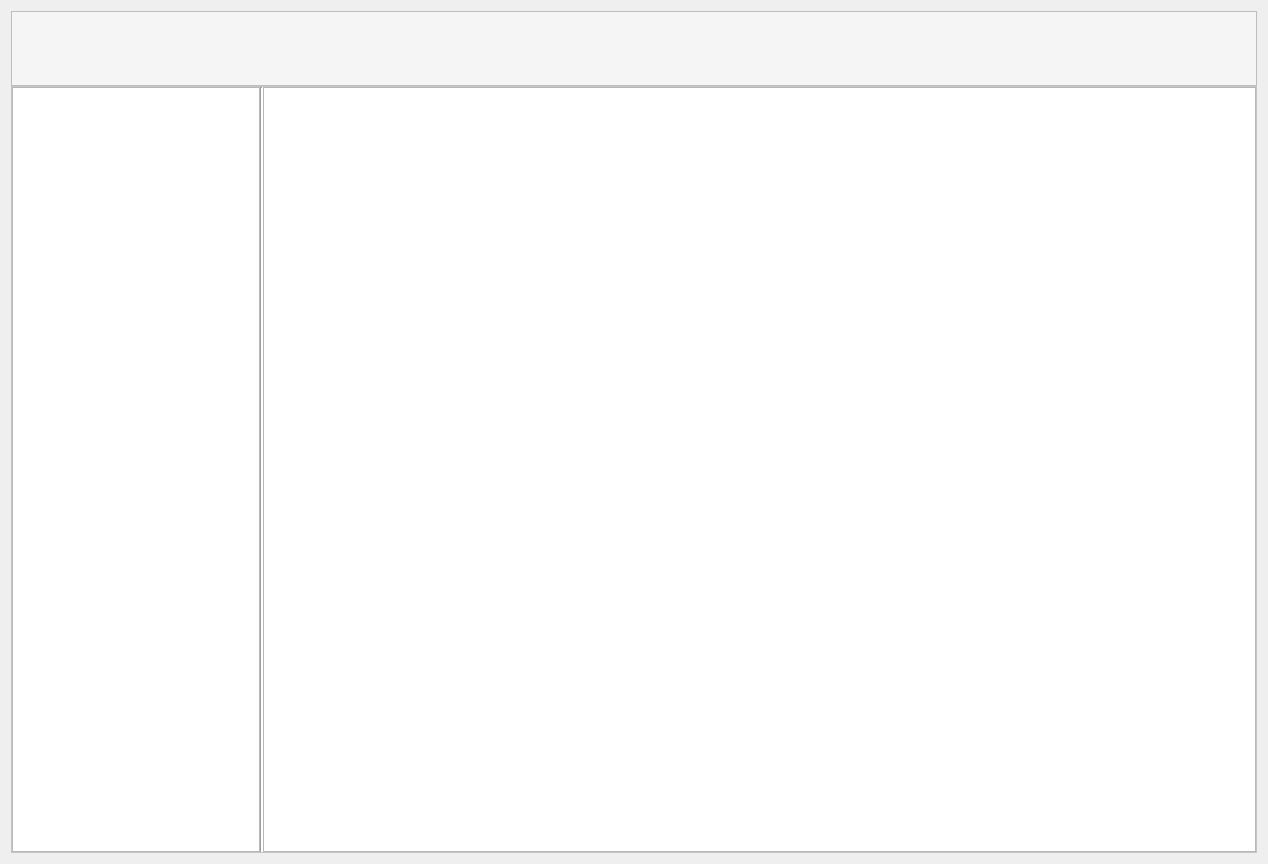
<?xml version="1.0" encoding="UTF-8"?>
<ui version="4.0">
 <class>MainWindow</class>
 <widget class="QMainWindow" name="MainWindow">
  <property name="geometry">
   <rect>
    <x>0</x>
    <y>0</y>
    <width>1268</width>
    <height>864</height>
   </rect>
  </property>
  <property name="windowTitle">
   <string>MainWindow</string>
  </property>
  <widget class="QWidget" name="centralwidget">
   <property name="styleSheet">
    <string notr="true">QFrame#frame_2{
	background-color: rgb(255, 255, 255);
}</string>
   </property>
   <layout class="QVBoxLayout" name="verticalLayout">
    <property name="spacing">
     <number>0</number>
    </property>
    <property name="leftMargin">
     <number>11</number>
    </property>
    <property name="topMargin">
     <number>11</number>
    </property>
    <property name="rightMargin">
     <number>11</number>
    </property>
    <property name="bottomMargin">
     <number>11</number>
    </property>
    <item>
     <widget class="QFrame" name="frame">
      <property name="sizePolicy">
       <sizepolicy hsizetype="Preferred" vsizetype="Maximum">
        <horstretch>0</horstretch>
        <verstretch>1</verstretch>
       </sizepolicy>
      </property>
      <property name="maximumSize">
       <size>
        <width>16777215</width>
        <height>75</height>
       </size>
      </property>
      <property name="styleSheet">
       <string notr="true">QFrame{
background-color: rgb(245, 245, 245);
}

QPushButton{
	border:none;

}</string>
      </property>
      <property name="frameShape">
       <enum>QFrame::StyledPanel</enum>
      </property>
      <property name="frameShadow">
       <enum>QFrame::Raised</enum>
      </property>
      <layout class="QHBoxLayout" name="horizontalLayout_2">
       <property name="spacing">
        <number>15</number>
       </property>
       <item>
        <widget class="QLabel" name="title">
         <property name="styleSheet">
          <string notr="true">font: 18pt &quot;微软雅黑&quot;;</string>
         </property>
         <property name="text">
          <string/>
         </property>
        </widget>
       </item>
       <item>
        <spacer name="horizontalSpacer">
         <property name="orientation">
          <enum>Qt::Horizontal</enum>
         </property>
         <property name="sizeHint" stdset="0">
          <size>
           <width>40</width>
           <height>20</height>
          </size>
         </property>
        </spacer>
       </item>
       <item>
        <widget class="QPushButton" name="user">
         <property name="styleSheet">
          <string notr="true">QPushButton{
	font: 10pt &quot;微软雅黑&quot;;
	color: rgb(84, 84, 84);
}
QPushButton:hover{
	color: rgb(0, 0, 0);
}</string>
         </property>
        </widget>
       </item>
       <item>
        <widget class="QPushButton" name="logout">
         <property name="text">
          <string/>
         </property>
        </widget>
       </item>
       <item>
        <spacer name="horizontalSpacer_2">
         <property name="orientation">
          <enum>Qt::Horizontal</enum>
         </property>
         <property name="sizeType">
          <enum>QSizePolicy::Maximum</enum>
         </property>
         <property name="sizeHint" stdset="0">
          <size>
           <width>40</width>
           <height>20</height>
          </size>
         </property>
        </spacer>
       </item>
       <item>
        <widget class="QPushButton" name="minsize">
         <property name="styleSheet">
          <string notr="true">QPushButton{
	border:none;
}

QPushButton:pressed{
	padding-top:3px;
	padding-left:3px;
}</string>
         </property>
         <property name="text">
          <string/>
         </property>
         <property name="icon">
          <iconset resource="imgs.qrc">
           <normaloff>:/icon/uisource/source/减去（无框）.svg</normaloff>:/icon/uisource/source/减去（无框）.svg</iconset>
         </property>
         <property name="iconSize">
          <size>
           <width>25</width>
           <height>30</height>
          </size>
         </property>
        </widget>
       </item>
       <item>
        <widget class="QPushButton" name="close">
         <property name="sizePolicy">
          <sizepolicy hsizetype="Minimum" vsizetype="Fixed">
           <horstretch>0</horstretch>
           <verstretch>0</verstretch>
          </sizepolicy>
         </property>
         <property name="maximumSize">
          <size>
           <width>100</width>
           <height>30</height>
          </size>
         </property>
         <property name="styleSheet">
          <string notr="true">QPushButton{
	border:none;
}

QPushButton:pressed{
	padding-top:3px;
	padding-left:3px;
}</string>
         </property>
         <property name="text">
          <string/>
         </property>
         <property name="icon">
          <iconset resource="imgs.qrc">
           <normaloff>:/icon/uisource/source/取消（关闭）.svg</normaloff>:/icon/uisource/source/取消（关闭）.svg</iconset>
         </property>
         <property name="iconSize">
          <size>
           <width>30</width>
           <height>30</height>
          </size>
         </property>
        </widget>
       </item>
      </layout>
     </widget>
    </item>
    <item>
     <widget class="QFrame" name="frame_2">
      <property name="sizePolicy">
       <sizepolicy hsizetype="Preferred" vsizetype="Expanding">
        <horstretch>0</horstretch>
        <verstretch>9</verstretch>
       </sizepolicy>
      </property>
      <property name="styleSheet">
       <string notr="true">QFrame#frame_2{
	background-color: rgb(255, 255, 255);
}</string>
      </property>
      <property name="frameShape">
       <enum>QFrame::StyledPanel</enum>
      </property>
      <property name="frameShadow">
       <enum>QFrame::Raised</enum>
      </property>
      <layout class="QHBoxLayout" name="horizontalLayout">
       <property name="spacing">
        <number>0</number>
       </property>
       <property name="leftMargin">
        <number>0</number>
       </property>
       <property name="topMargin">
        <number>0</number>
       </property>
       <property name="rightMargin">
        <number>0</number>
       </property>
       <property name="bottomMargin">
        <number>0</number>
       </property>
       <item>
        <widget class="QFrame" name="left">
         <property name="sizePolicy">
          <sizepolicy hsizetype="Expanding" vsizetype="Preferred">
           <horstretch>2</horstretch>
           <verstretch>0</verstretch>
          </sizepolicy>
         </property>
         <property name="styleSheet">
          <string notr="true"/>
         </property>
         <property name="frameShape">
          <enum>QFrame::StyledPanel</enum>
         </property>
         <property name="frameShadow">
          <enum>QFrame::Raised</enum>
         </property>
        </widget>
       </item>
       <item>
        <widget class="Line" name="line">
         <property name="orientation">
          <enum>Qt::Vertical</enum>
         </property>
        </widget>
       </item>
       <item>
        <widget class="QFrame" name="right">
         <property name="sizePolicy">
          <sizepolicy hsizetype="Expanding" vsizetype="Preferred">
           <horstretch>8</horstretch>
           <verstretch>0</verstretch>
          </sizepolicy>
         </property>
         <property name="frameShape">
          <enum>QFrame::StyledPanel</enum>
         </property>
         <property name="frameShadow">
          <enum>QFrame::Raised</enum>
         </property>
         <layout class="QHBoxLayout" name="horizontalLayout_3">
          <property name="spacing">
           <number>0</number>
          </property>
          <property name="leftMargin">
           <number>0</number>
          </property>
          <property name="topMargin">
           <number>0</number>
          </property>
          <property name="rightMargin">
           <number>0</number>
          </property>
          <property name="bottomMargin">
           <number>0</number>
          </property>
          <item>
           <widget class="QStackedWidget" name="stackedWidget">
            <widget class="QWidget" name="page"/>
            <widget class="QWidget" name="page_2"/>
           </widget>
          </item>
         </layout>
        </widget>
       </item>
      </layout>
      <zorder>line</zorder>
      <zorder>left</zorder>
      <zorder>right</zorder>
     </widget>
    </item>
   </layout>
   <zorder>frame_2</zorder>
   <zorder>frame</zorder>
  </widget>
 </widget>
 <resources>
  <include location="imgs.qrc"/>
 </resources>
 <connections>
  <connection>
   <sender>close</sender>
   <signal>clicked()</signal>
   <receiver>MainWindow</receiver>
   <slot>close()</slot>
   <hints>
    <hint type="sourcelabel">
     <x>1242</x>
     <y>34</y>
    </hint>
    <hint type="destinationlabel">
     <x>1126</x>
     <y>0</y>
    </hint>
   </hints>
  </connection>
  <connection>
   <sender>minsize</sender>
   <signal>clicked()</signal>
   <receiver>MainWindow</receiver>
   <slot>showMinimized()</slot>
   <hints>
    <hint type="sourcelabel">
     <x>1147</x>
     <y>32</y>
    </hint>
    <hint type="destinationlabel">
     <x>854</x>
     <y>-2</y>
    </hint>
   </hints>
  </connection>
 </connections>
</ui>
